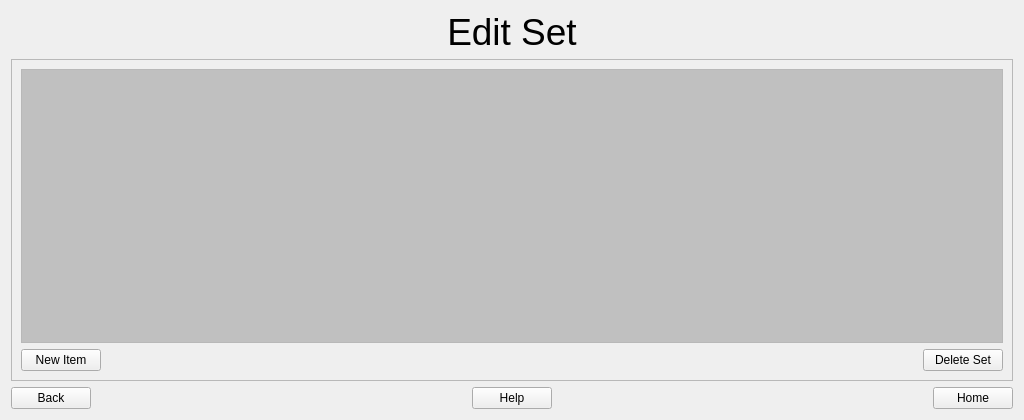
<?xml version="1.0" encoding="UTF-8"?>
<ui version="4.0">
 <class>FlashcardSetEdit</class>
 <widget class="QWidget" name="FlashcardSetEdit">
  <property name="geometry">
   <rect>
    <x>0</x>
    <y>0</y>
    <width>1024</width>
    <height>420</height>
   </rect>
  </property>
  <property name="windowTitle">
   <string>Form</string>
  </property>
  <layout class="QVBoxLayout" name="verticalLayout" stretch="0,0,0">
   <property name="spacing">
    <number>6</number>
   </property>
   <item>
    <widget class="QLabel" name="title">
     <property name="font">
      <font>
       <pointsize>28</pointsize>
       <weight>50</weight>
       <bold>false</bold>
       <kerning>true</kerning>
      </font>
     </property>
     <property name="text">
      <string>Edit Set</string>
     </property>
     <property name="alignment">
      <set>Qt::AlignCenter</set>
     </property>
    </widget>
   </item>
   <item>
    <widget class="QFrame" name="frame">
     <property name="frameShape">
      <enum>QFrame::StyledPanel</enum>
     </property>
     <property name="frameShadow">
      <enum>QFrame::Plain</enum>
     </property>
     <layout class="QVBoxLayout" name="verticalLayout_2">
      <item>
       <widget class="QScrollArea" name="scrollArea">
        <property name="widgetResizable">
         <bool>true</bool>
        </property>
        <widget class="QWidget" name="scrollAreaWidgetContents">
         <property name="geometry">
          <rect>
           <x>0</x>
           <y>0</y>
           <width>984</width>
           <height>267</height>
          </rect>
         </property>
         <property name="styleSheet">
          <string notr="true">QWidget#scrollAreaWidgetContents{background-color: rgb(192, 192, 192);}</string>
         </property>
         <layout class="QVBoxLayout" name="verticalLayout_3" stretch="0">
          <item>
           <spacer name="verticalSpacer">
            <property name="orientation">
             <enum>Qt::Vertical</enum>
            </property>
            <property name="sizeHint" stdset="0">
             <size>
              <width>20</width>
              <height>40</height>
             </size>
            </property>
           </spacer>
          </item>
         </layout>
        </widget>
       </widget>
      </item>
      <item>
       <layout class="QHBoxLayout" name="horizontalLayout_3">
        <property name="sizeConstraint">
         <enum>QLayout::SetDefaultConstraint</enum>
        </property>
        <item>
         <widget class="QPushButton" name="new_button">
          <property name="text">
           <string>New Item</string>
          </property>
         </widget>
        </item>
        <item>
         <spacer name="horizontalSpacer_4">
          <property name="orientation">
           <enum>Qt::Horizontal</enum>
          </property>
          <property name="sizeHint" stdset="0">
           <size>
            <width>40</width>
            <height>20</height>
           </size>
          </property>
         </spacer>
        </item>
        <item>
         <widget class="QPushButton" name="delete_button">
          <property name="text">
           <string>Delete Set</string>
          </property>
         </widget>
        </item>
       </layout>
      </item>
     </layout>
    </widget>
   </item>
   <item>
    <layout class="QHBoxLayout" name="horizontalLayout_2">
     <item>
      <widget class="QPushButton" name="button_back">
       <property name="text">
        <string>Back</string>
       </property>
      </widget>
     </item>
     <item>
      <spacer name="horizontalSpacer">
       <property name="orientation">
        <enum>Qt::Horizontal</enum>
       </property>
       <property name="sizeHint" stdset="0">
        <size>
         <width>40</width>
         <height>20</height>
        </size>
       </property>
      </spacer>
     </item>
     <item>
      <widget class="QPushButton" name="button_help">
       <property name="text">
        <string>Help</string>
       </property>
      </widget>
     </item>
     <item>
      <spacer name="horizontalSpacer_2">
       <property name="orientation">
        <enum>Qt::Horizontal</enum>
       </property>
       <property name="sizeHint" stdset="0">
        <size>
         <width>40</width>
         <height>20</height>
        </size>
       </property>
      </spacer>
     </item>
     <item>
      <widget class="QPushButton" name="button_home">
       <property name="text">
        <string>Home</string>
       </property>
      </widget>
     </item>
    </layout>
   </item>
  </layout>
 </widget>
 <resources/>
 <connections/>
</ui>
